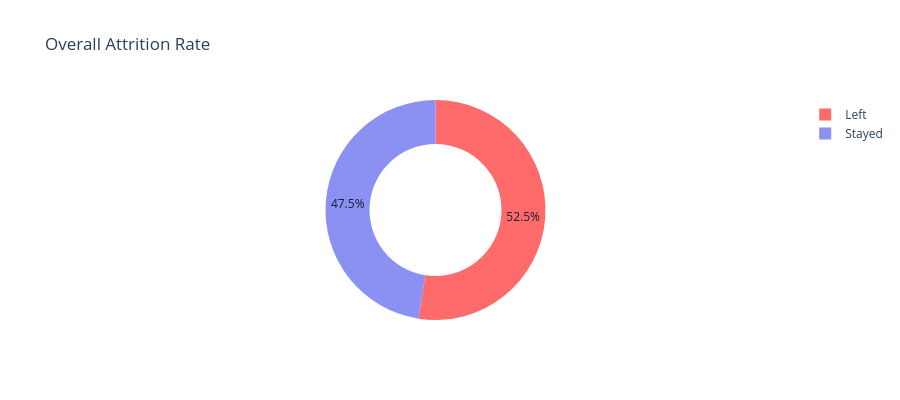

Notebook code cell kept with this figure:
### Markdown cell above
#### Overall Attrition Dount

### Code cell
donut_df = pd.DataFrame({
    "Status": ["Stayed", "Left"],
    "Count":  [stayed, left]
})
 
fig = px.pie(
    donut_df,
    names="Status",
    values="Count",
    hole=0.6,
    color="Status",
    color_discrete_map={"Stayed": ACCENT, "Left": DANGER},
    title="Overall Attrition Rate",
)
fig.update_traces(textfont_color=TEXT)
fig.update_layout(plot_bgcolor=WHITE, paper_bgcolor=WHITE, height=400)
fig.show()

### Figure 1 — Plotly figure (JSON) as saved in the notebook; plotly's stock layout.template omitted (floating-point values rounded to 4 significant figures)
{"data": [{"customdata": [["Stayed"], ["Left"]], "domain": {"x": [0, 1], "y": [0, 1]}, "hole": 0.6, "hovertemplate": "Status=%{customdata[0]}<br>Count=%{value}<extra></extra>", "labels": ["Stayed", "Left"], "legendgroup": "", "marker": {"colors": ["#8a91f2", "#ff6b6b"]}, "name": "", "showlegend": true, "textfont": {"color": "#1a1d3a"}, "type": "pie", "values": [21236, 23450]}], "layout": {"height": 400, "legend": {"tracegroupgap": 0}, "paper_bgcolor": "#ffffff", "plot_bgcolor": "#ffffff", "title": {"text": "Overall Attrition Rate"}}}
